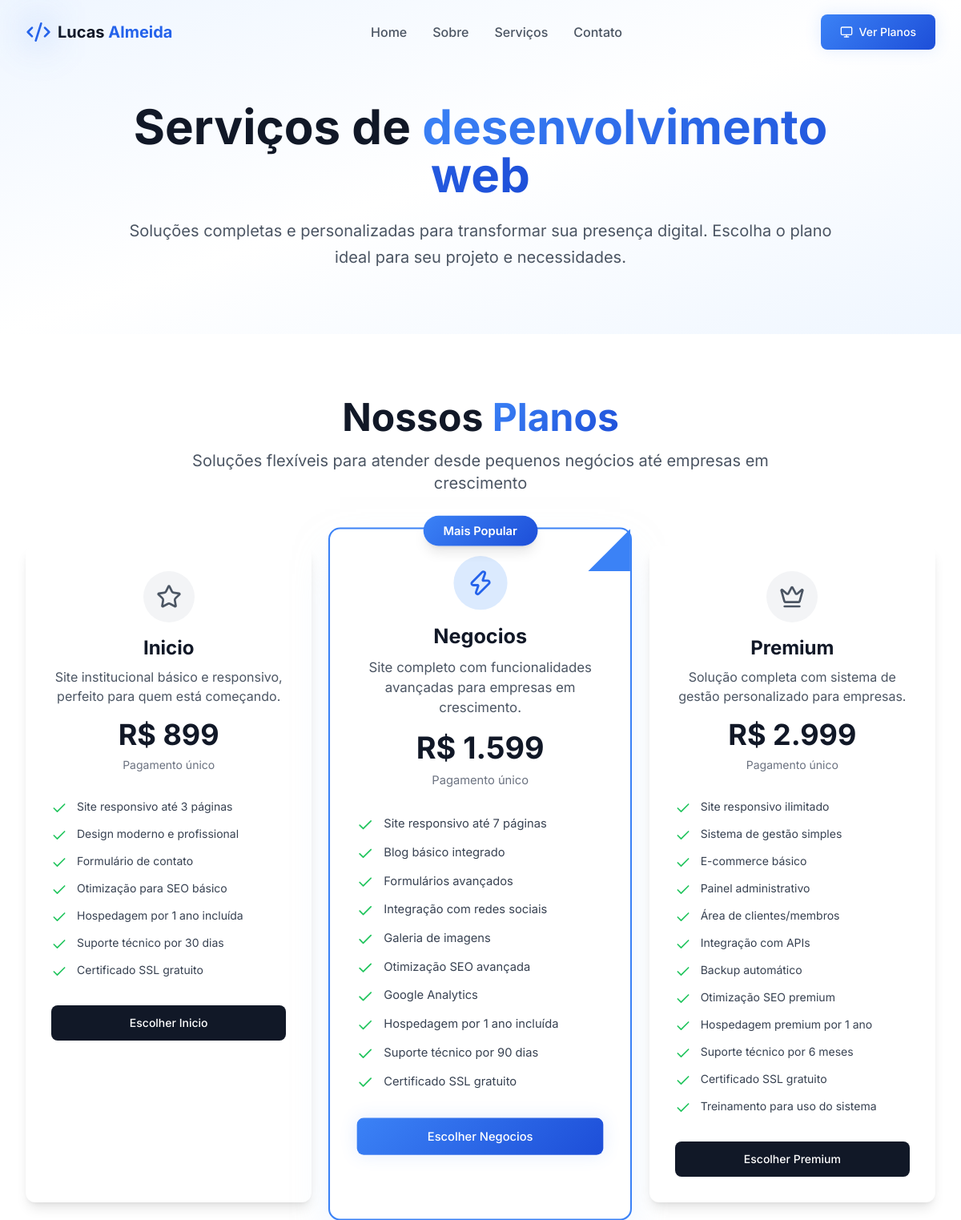
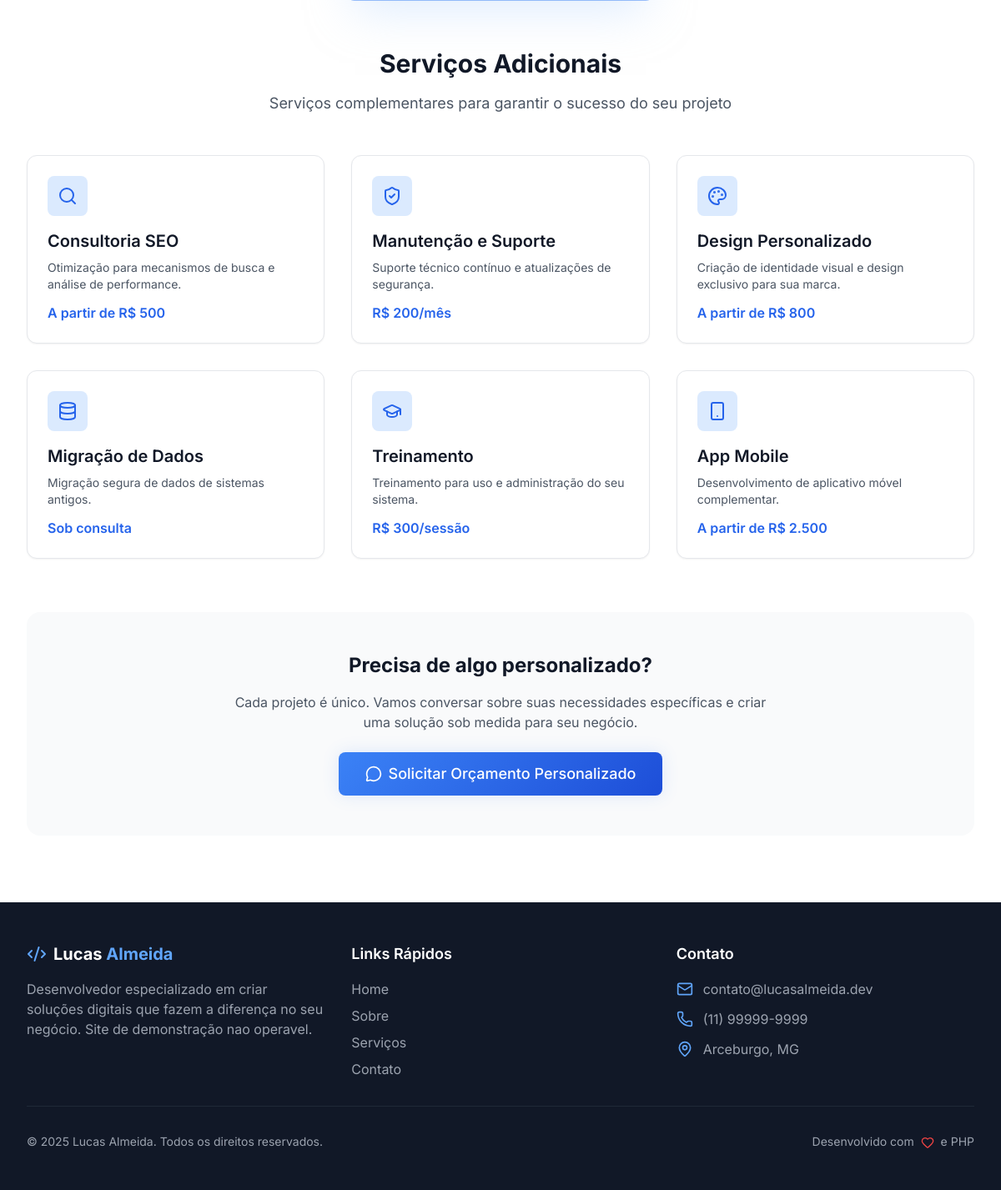
Page /servicos.php on the committed database (2 pictures, top to bottom).
### tables this page shows
CREATE TABLE IF NOT EXISTS planos (
    id INT AUTO_INCREMENT PRIMARY KEY,
    nome VARCHAR(120) NOT NULL,
    descricao VARCHAR(160) NOT NULL UNIQUE,
    preco REAL NOT NULL,
    aspecto TEXT,
    ativo BOOLEAN DEFAULT 1
);

### servicos.php (the view, shortened to what this page needs)
<?php
include_once 'includes/header.php';
?>
<section class="pt-32 pb-20 bg-gradient-to-br from-blue-50 via-white to-blue-50">
    <div class="container-custom">
        <div class="text-center max-w-4xl mx-auto space-y-6">
            <h1 class="text-5xl lg:text-6xl font-bold text-gray-900">
                Serviços de <span class="text-gradient">desenvolvimento web</span>
            </h1>
            <p class="text-xl text-gray-600 leading-relaxed">
                Soluções completas e personalizadas para transformar sua presença digital.
                Escolha o plano ideal para seu projeto e necessidades.
            </p>
        </div>
    </div>
</section>
<section class="py-20 bg-white">
    <div class="container-custom">
        <div class="text-center space-y-4 mb-16">
            <h2 class="text-4xl lg:text-5xl font-bold text-gray-900">
                Nossos <span class="text-gradient">Planos</span>
            </h2>
            <p class="text-xl text-gray-600 max-w-3xl mx-auto">
                Soluções flexíveis para atender desde pequenos negócios até empresas em crescimento
            </p>
        </div>
        <div class="grid lg:grid-cols-3 gap-8 max-w-7xl mx-auto">
            <?php
            $database = new Database();
            $conn = $database->getConnection();
            $stmt = $conn->prepare("SELECT * FROM planos WHERE ativo = 1 ORDER BY preco ASC");
            $stmt->execute();
            $plans = $stmt->fetchAll(PDO::FETCH_ASSOC);
            $icons = ['star', 'zap', 'crown'];
            $index = 0;
            foreach ($plans as $plan):
                $features = json_decode($plan['aspecto'], true);
                $is_popular = $plan['nome'] === 'Negocios';
                $icon = $icons[$index % 3];
                $index++;
            ?>
            <div class="relative <?php echo $is_popular ? 'transform scale-105' : ''; ?>">
                <?php if ($is_popular): ?>
                <div class="absolute -top-4 left-1/2 transform -translate-x-1/2 z-10">
                    <div class="bg-gradient-primary text-white px-6 py-2 rounded-full text-sm font-semibold shadow-lg">
                        Mais Popular
                    </div>
                </div>
                <?php endif; ?>
                <div class="h-full bg-white rounded-xl <?php echo $is_popular ? 'ring-2 ring-blue-500 shadow-2xl shadow-blue-200/50' : 'shadow-lg hover:shadow-xl'; ?> transition-all duration-300 group hover:scale-105 overflow-hidden">
                    <?php if ($is_popular): ?>
                    <div class="absolute top-0 right-0 w-0 h-0 border-l-[50px] border-l-transparent border-b-[50px] border-b-blue-500"></div>
                    <?php endif; ?>
                    <div class="text-center space-y-4 p-8 pb-8">
                        <div class="mx-auto w-16 h-16 rounded-full flex items-center justify-center <?php echo $is_popular ? 'bg-blue-100' : 'bg-gray-100'; ?> group-hover:scale-110 transition-transform duration-300">
                            <i data-lucide="<?php echo $icon; ?>" class="w-8 h-8 <?php echo $is_popular ? 'text-blue-600' : 'text-gray-600'; ?>"></i>
                        </div>
                        <div>
                            <h3 class="text-2xl font-bold text-gray-900"><?php echo $plan['nome']; ?></h3>
                            <p class="text-gray-600 mt-2"><?php echo $plan['descricao']; ?></p>
                        </div>
                        <div class="space-y-2">
                            <div class="text-4xl font-bold text-gray-900">
                                R$ <?php echo number_format($plan['preco'], 0, ',', '.'); ?>
                            </div>
                            <div class="text-sm text-gray-500">Pagamento único</div>
                        </div>
                    </div>
                    <div class="space-y-4 px-8">
                        <ul class="space-y-3">
                            <?php foreach ($features as $feature): ?>
                            <li class="flex items-start space-x-3">
                                <i data-lucide="check" class="w-5 h-5 text-green-500 flex-shrink-0 mt-0.5"></i>
                                <span class="text-gray-700 text-sm"><?php echo $feature; ?></span>
                            </li>
                            <?php endforeach; ?>
                        </ul>
                    </div>
                    <div class="p-8">
                        <a href="/portfolio_php/cadastro.php?plano=<?php echo strtolower($plan['nome']); ?>"
                           class="block w-full text-center px-6 py-3 text-sm font-medium text-white <?php echo $is_popular ? 'bg-gradient-primary shadow-glow' : 'bg-gray-900 hover:bg-gray-800'; ?> rounded-lg transition-all duration-300">
                            Escolher <?php echo $plan['nome']; ?>
                        </a>
                    </div>
                </div>
            </div>
            <?php endforeach; ?>
        </div>
        <div class="mt-20">
            <div class="text-center space-y-4 mb-12">
                <h3 class="text-3xl font-bold text-gray-900">Serviços Adicionais</h3>
                <p class="text-lg text-gray-600 max-w-2xl mx-auto">
                    Serviços complementares para garantir o sucesso do seu projeto
                </p>
            </div>
            <div class="grid md:grid-cols-2 lg:grid-cols-3 gap-8">
                <?php
                $additional_services = [
                    [
                        'icon' => 'search',
                        'title' => 'Consultoria SEO',
                        'description' => 'Otimização para mecanismos de busca e análise de performance.',
                        'price' => 'A partir de R$ 500'
                    ],
                    [
                        'icon' => 'shield-check',
                        'title' => 'Manutenção e Suporte',
                        'description' => 'Suporte técnico contínuo e atualizações de segurança.',
                        'price' => 'R$ 200/mês'
                    ],
                    [
                        'icon' => 'palette',
                        'title' => 'Design Personalizado',
                        'description' => 'Criação de identidade visual e design exclusivo para sua marca.',
                        'price' => 'A partir de R$ 800'
                    ],
                    [
                        'icon' => 'database',
                        'title' => 'Migração de Dados',
                        'description' => 'Migração segura de dados de sistemas antigos.',
                        'price' => 'Sob consulta'
                    ],
                    [
                        'icon' => 'graduation-cap',
                        'title' => 'Treinamento',
                        'description' => 'Treinamento para uso e administração do seu sistema.',
                        'price' => 'R$ 300/sessão'
                    ],
                    [
                        'icon' => 'smartphone',
                        'title' => 'App Mobile',
                        'description' => 'Desenvolvimento de aplicativo móvel complementar.',
                        'price' => 'A partir de R$ 2.500'
                    ]
                ];
                foreach ($additional_services as $service): ?>
                <div class="bg-white p-6 rounded-xl border border-gray-200 shadow-sm hover:shadow-md transition-all duration-300 group">
                    <div class="space-y-4">
                        <div class="bg-blue-100 w-12 h-12 rounded-lg flex items-center justify-center group-hover:bg-blue-200 transition-colors">
                            <i data-lucide="<?php echo $service['icon']; ?>" class="w-6 h-6 text-blue-600"></i>
                        </div>
                        <div>
                            <h4 class="text-xl font-semibold text-gray-900 mb-2"><?php echo $service['title']; ?></h4>
                            <p class="text-gray-600 text-sm mb-3"><?php echo $service['description']; ?></p>
                            <p class="text-blue-600 font-semibold"><?php echo $service['price']; ?></p>
                        </div>
                    </div>
                </div>
                <?php endforeach; ?>
            </div>
        </div>
        <div class="text-center mt-16 bg-gray-50 p-12 rounded-2xl">
            <h3 class="text-2xl font-bold text-gray-900 mb-4">Precisa de algo personalizado?</h3>
            <p class="text-gray-600 mb-6 max-w-2xl mx-auto">
                Cada projeto é único. Vamos conversar sobre suas necessidades específicas
                e criar uma solução sob medida para seu negócio.
            </p>
            <a href="/portfolio_php/contato.php" class="inline-flex items-center px-8 py-3 text-lg font-medium text-white bg-gradient-primary rounded-lg shadow-glow hover:shadow-lg transition-all duration-300">
                <i data-lucide="message-circle" class="w-5 h-5 mr-2"></i>
                Solicitar Orçamento Personalizado
            </a>
        </div>
    </div>
</section>
<?php include_once 'includes/footer.php'; ?>

### includes/header.php (shortened to what this page needs)
<!DOCTYPE html>
<html lang="pt-BR">
<head>
    <script src="https://cdn.tailwindcss.com"></script>
</head>
<body class="bg-white text-gray-900 font-sans antialiased">
<header id="header" class="fixed top-0 left-0 right-0 z-50 transition-all duration-300">
    <div class="container-custom">
        <div class="flex items-center justify-between h-16 lg:h-20">
            <a href="/" class="flex items-center space-x-2 group">
                <div class="relative">
                    <i data-lucide="code-2" class="h-8 w-8 text-blue-600 group-hover:text-blue-700 transition-colors"></i>
                    <div class="absolute inset-0 bg-blue-600/20 blur-xl group-hover:bg-blue-700/30 transition-colors"></div>
                </div>
                <span class="text-xl font-bold text-gray-900 group-hover:text-blue-600 transition-colors">
                    Lucas <span class="text-blue-600">Almeida</span>
                </span>
            </a>
            <nav class="hidden md:flex items-center space-x-8">
                <a href="/portfolio_php/index.php" class="text-gray-600 hover:text-blue-600 font-medium transition-colors duration-200 relative group">
                    Home
                </a>
                <a href="/portfolio_php/sobre.php" class="text-gray-600 hover:text-blue-600 font-medium transition-colors duration-200 relative group">
                    Sobre
                </a>
                <a href="/portfolio_php/servicos.php" class="text-gray-600 hover:text-blue-600 font-medium transition-colors duration-200 relative group">
                    Serviços
                </a>
                <a href="/portfolio_php/contato.php" class="text-gray-600 hover:text-blue-600 font-medium transition-colors duration-200 relative group">
                    Contato
                </a>
            </nav>
            <div class="hidden md:flex">
                <a href="/portfolio_php/servicos.php" class="inline-flex items-center px-6 py-3 text-sm font-medium text-white bg-gradient-primary rounded-lg shadow-glow hover:shadow-lg transition-all duration-300">
                    <i data-lucide="monitor" class="w-4 h-4 mr-2"></i>
                    Ver Planos
                </a>
            </div>
        </div>
    </div>
</header>

### includes/footer.php (shortened to what this page needs)
<footer class="bg-gray-900 text-white py-12">
    <div class="container-custom">
        <div class="grid md:grid-cols-3 gap-8">
            <div class="space-y-4">
                <div class="flex items-center space-x-2">
                    <i data-lucide="code-2" class="h-6 w-6 text-blue-400"></i>
                    <span class="text-xl font-bold">
                        Lucas <span class="text-blue-400">Almeida</span>
                    </span>
                </div>
                <p class="text-gray-400 max-w-md">
                    Desenvolvedor especializado em criar soluções digitais que fazem a diferença no seu negócio.
                    Site de demonstração nao operavel.
                </p>
            </div>
            <div class="space-y-4">
                <h3 class="text-lg font-semibold">Links Rápidos</h3>
                <nav class="flex flex-col space-y-2">
                    <a href="/portfolio_php/index.php" class="text-gray-400 hover:text-white transition-colors">Home</a>
                    <a href="/portfolio_php/sobre.php" class="text-gray-400 hover:text-white transition-colors">Sobre</a>
                    <a href="/portfolio_php/servicos.php" class="text-gray-400 hover:text-white transition-colors">Serviços</a>
                    <a href="/portfolio_php/contato.php" class="text-gray-400 hover:text-white transition-colors">Contato</a>
                </nav>
            </div>
            <div class="space-y-4">
                <h3 class="text-lg font-semibold">Contato</h3>
                <div class="space-y-3">
                    <div class="flex items-center space-x-3">
                        <i data-lucide="mail" class="w-5 h-5 text-blue-400"></i>
                        <span class="text-gray-400">contato@lucasalmeida.dev</span>
                    </div>
                    <div class="flex items-center space-x-3">
                        <i data-lucide="phone" class="w-5 h-5 text-blue-400"></i>
                        <span class="text-gray-400">(11) 99999-9999</span>
                    </div>
                    <div class="flex items-center space-x-3">
                        <i data-lucide="map-pin" class="w-5 h-5 text-blue-400"></i>
                        <span class="text-gray-400">Arceburgo, MG</span>
                    </div>
                </div>
            </div>
        </div>
        <hr class="my-8 border-gray-800">
        <div class="flex flex-col md:flex-row items-center justify-between space-y-4 md:space-y-0">
            <p class="text-gray-400 text-sm">
                &copy; <?php echo date('Y'); ?> Lucas Almeida. Todos os direitos reservados.
            </p>
            <div class="text-gray-400 text-sm">
                <span>Desenvolvido com</span>
                <i data-lucide="heart" class="w-4 h-4 text-red-500 inline mx-1"></i>
                <span>e PHP</span>
            </div>
        </div>
    </div>
</footer>
</body>
</html>

### includes/header.php (style rules this page uses)
:root { --background: 0 0% 100%; --foreground: 222.2 84% 4.9%; --primary: 213 89% 52%; --primary-foreground: 210 40% 98%; --blue-primary: 213 89% 52%; --blue-secondary: 213 75% 60%; --blue-light: 213 47% 92%; --gradient-start: 213 89% 52%; --gradient-end: 213 75% 60%; --radius: 0.75rem; }
.bg-gradient-primary { background: linear-gradient(135deg, #3B82F6, #1D4ED8); }
.text-gradient { background: linear-gradient(135deg, #3B82F6, #1D4ED8); -webkit-background-clip: text; background-clip: text; -webkit-text-fill-color: transparent; }
.shadow-glow { box-shadow: 0 0 20px rgba(59, 130, 246, 0.15); }
.container-custom { margin: 0 auto; max-width: 1200px; padding-left: 1rem; padding-right: 1rem; }
@media (min-width: 640px) { .container-custom { padding-left: 1.5rem; padding-right: 1.5rem; } }
@media (min-width: 1024px) { .container-custom { padding-left: 2rem; padding-right: 2rem; } }
html { scroll-behavior: smooth; }

### rows in the picture
planos: nome "Inicio", descricao "Site institucional básico e responsivo, perfeito para quem está começando.", preco "899", aspecto "Site responsivo até 3 páginas", aspecto "Design moderno e profissional", aspecto "Formulário de contato", aspecto "Otimização para SEO básico", aspecto "Hospedagem por 1 ano incluída", aspecto "Suporte técnico por 30 dias", aspecto "Certificado SSL gratuito"
planos: shows "Mais Popular", nome "Negocios", descricao "Site completo com funcionalidades avançadas para empresas em crescimento.", preco "1.599", aspecto "Site responsivo até 7 páginas", aspecto "Blog básico integrado", aspecto "Formulários avançados", aspecto "Integração com redes sociais", aspecto "Galeria de imagens", aspecto "Otimização SEO avançada", aspecto "Google Analytics", aspecto "Hospedagem por 1 ano incluída", aspecto "Suporte técnico por 90 dias", aspecto "Certificado SSL gratuito"
planos: nome "Premium", descricao "Solução completa com sistema de gestão personalizado para empresas.", preco "2.999", aspecto "Site responsivo ilimitado", aspecto "Sistema de gestão simples", aspecto "E-commerce básico", aspecto "Painel administrativo", aspecto "Área de clientes/membros", aspecto "Integração com APIs", aspecto "Backup automático", aspecto "Otimização SEO premium", aspecto "Hospedagem premium por 1 ano", aspecto "Suporte técnico por 6 meses", aspecto "Certificado SSL gratuito", aspecto "Treinamento para uso do sistema"

### other values in the picture
$service['title'] "Consultoria SEO"
$service['description'] "Otimização para mecanismos de busca e análise de performance."
$service['price'] "A partir de R$ 500"
$service['title'] "Manutenção e Suporte"
$service['description'] "Suporte técnico contínuo e atualizações de segurança."
$service['price'] "R$ 200/mês"
$service['title'] "Design Personalizado"
$service['description'] "Criação de identidade visual e design exclusivo para sua marca."
$service['price'] "A partir de R$ 800"
$service['title'] "Migração de Dados"
$service['description'] "Migração segura de dados de sistemas antigos."
$service['price'] "Sob consulta"
$service['title'] "Treinamento"
$service['description'] "Treinamento para uso e administração do seu sistema."
$service['price'] "R$ 300/sessão"
